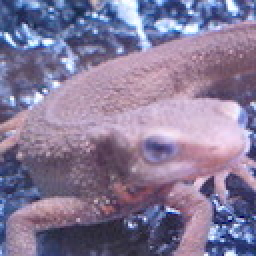
#> input picture questions/Question_21_30/imori.jpg, 128 x 128 px, found by its file name (shown 2 times larger)
$ python Q35-BandPassFourier.py   (older library calls are emulated)
#> lines starting #> are read from the running program, lines starting #| are printed output that depends on the picture; after the words box and inside, x2 and y2 are one past the last pixel; in counts of white or black regions, pixels touching at a corner belong together
# %% import
import cv2
from PIL import Image
import numpy as np

# %% load original image
img = Image.open("../../ImageProcessing100Wen/Question_21_30/imori.jpg")
#> img is the input picture: PIL image 128x128 RGB; mean R, G, B 134.1, 121.8, 152.8
img_arr = np.array(img)
img_gs = cv2.cvtColor(img_arr, cv2.COLOR_RGB2GRAY)
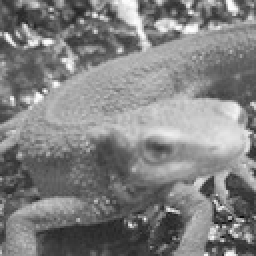
#> img_gs: shape (128, 128) (shown 2 times larger); min 11, max 254, mean 129
print(img_gs.shape)
#| (128, 128)

# %%
def band_pass_transform(img, mask_ratio_interval=((0.1, 0.1), (0.5, 0.5)), mode="rgb"):
    # generate band pass filter
    # low pass part
#> called with mask_ratio_interval = ((0.1, 0.1), (0.5, 0.5)), mode = 'gs'
    mask_ratio = mask_ratio_interval[0]
    mask_size = [int(img.shape[i] * mask_ratio[i]) for i in range(2)]
#> mask_size = [12, 12]
    se = cv2.getStructuringElement(cv2.MORPH_ELLIPSE, mask_size)
    pad_size = ((int((img.shape[0] - mask_size[0]) // 2),
                img.shape[0] - int((img.shape[0] - mask_size[0]) // 2) - mask_size[0]),
                (int((img.shape[1] - mask_size[1]) // 2),
                img.shape[1] - int((img.shape[1] - mask_size[1]) // 2) - mask_size[1]))
#> pad_size = ((58, 58), (58, 58))
    low_mask = np.pad(se, pad_size)
    # high pass part
    mask_ratio = mask_ratio_interval[1]
    mask_size = [int(img.shape[i] * mask_ratio[i]) for i in range(2)]
#> mask_size = [64, 64]
    se = cv2.getStructuringElement(cv2.MORPH_ELLIPSE, mask_size)
    pad_size = ((int((img.shape[0] - mask_size[0]) // 2),
                img.shape[0] - int((img.shape[0] - mask_size[0]) // 2) - mask_size[0]),
                (int((img.shape[1] - mask_size[1]) // 2),
                img.shape[1] - int((img.shape[1] - mask_size[1]) // 2) - mask_size[1]))
#> pad_size = ((32, 32), (32, 32))
    high_mask = np.pad(se, pad_size)
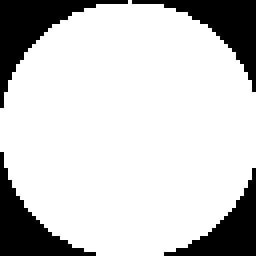
#> se: shape (64, 64) (shown 4 times larger); values 0 (black) and 1 (white), 79.6% white; 4 black regions, box (x1, y1, x2, y2) and area: (0, 0, 32, 27) 238, (33, 0, 64, 23) 211, (0, 38, 24, 64) 206, (41, 42, 64, 64) 180
    # band pass mask
    mask = np.logical_xor(low_mask, high_mask).astype(np.int)
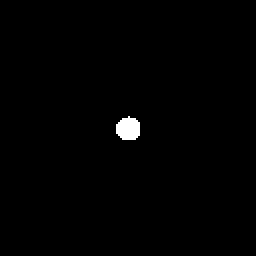
#> low_mask: shape (128, 128) (shown 2 times larger); values 0 (black) and 1 (white), 0.7% white; 1 white region, box (x1, y1, x2, y2) and area: (58, 58, 70, 70) 115

    if mode == "rgb":
        img_inv = np.zeros_like(img)
        for i in range(3):
            # fft
            fft = np.fft.fft2(img[:, :, i])
            fft_shift = np.fft.fftshift(fft)

            # filter operation
            fft_band = fft_shift * mask

            # ifft
            ishift = np.fft.ifftshift(fft_band)  #将零频率分量还原      (ishift == f).sum() = 512*512
            iimg = np.fft.ifft2(ishift)  #逆傅里叶变换,变换后的结果还是一个复数数组
            img_inv[:, :, i] = np.abs(iimg)    #将复数数组转换到[0,256]灰度区间内
    else:
        # fft
        fft = np.fft.fft2(img)
        fft_shift = np.fft.fftshift(fft)

        # filter operation
        fft_low = fft_shift * mask

        # ifft
        ishift = np.fft.ifftshift(fft_low)  #将零频率分量还原      (ishift == f).sum() = 512*512
        iimg = np.fft.ifft2(ishift)  #逆傅里叶变换,变换后的结果还是一个复数数组
        img_inv = np.abs(iimg)    #将复数数组转换到[0,256]灰度区间内
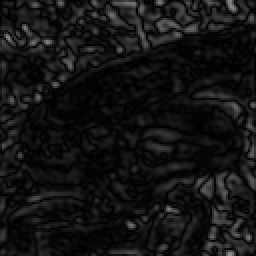
#> img_inv: shape (128, 128) float64 (shown 2 times larger); min 0.0587, max 142.9, mean 20

    return img_inv

# %%
i = band_pass_transform(img_gs, mode="gs")
# %%
